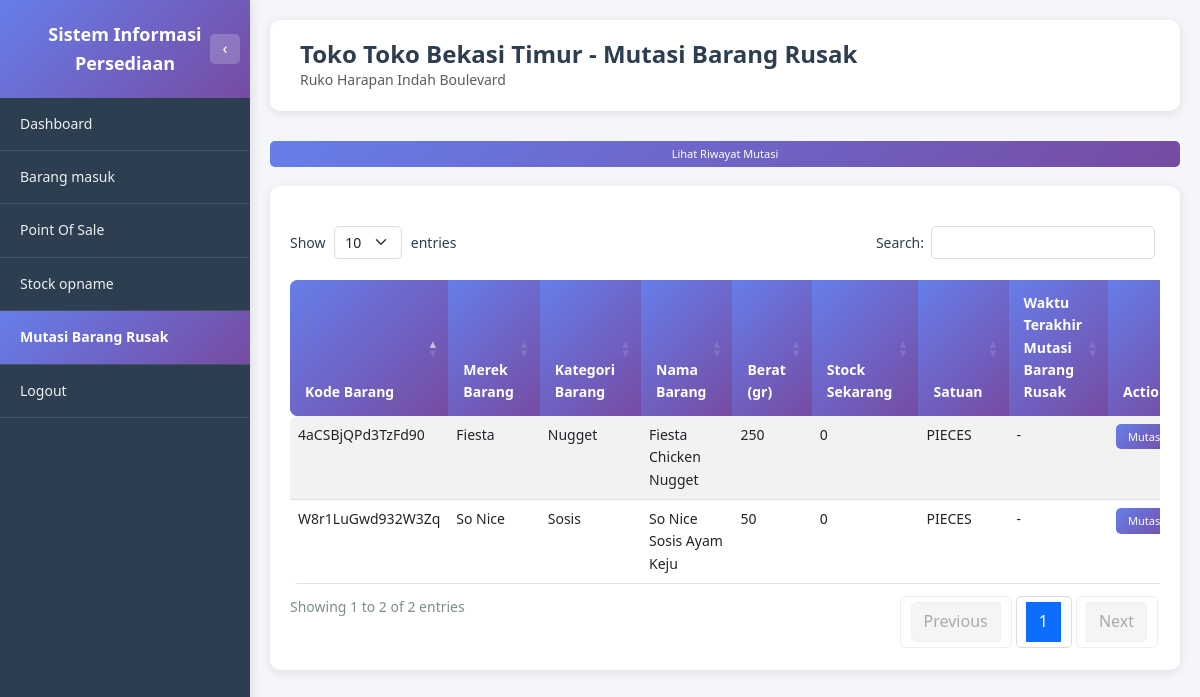
Page /toko/mutasi_barang_rusak.php (signed in) on the committed database.
### tables this page shows
CREATE TABLE USERS (
         ID_USERS               VARCHAR(8) NOT NULL,
         KD_LOKASI              VARCHAR(8),
         NAMA                   VARCHAR(256),
         USERNAME               VARCHAR(256),
         PASSWORD               VARCHAR(256),
         STATUS                 ENUM('AKTIF', 'TIDAK AKTIF'),
         PRIMARY KEY (ID_USERS)
      );

CREATE TABLE MASTER_LOKASI (
         KD_LOKASI            VARCHAR(8) NOT NULL,
         NAMA_LOKASI          VARCHAR(256),
         TYPE_LOKASI          ENUM('gudang', 'toko'),
         ALAMAT_LOKASI        VARCHAR(256),
         MAX_STOCK_TOTAL      INT,
         SATUAN               ENUM('PIECES', 'DUS'),
         STATUS               ENUM('AKTIF', 'TIDAK AKTIF'),
         PRIMARY KEY (KD_LOKASI)
      );

CREATE TABLE STOCK (
         KD_BARANG              VARCHAR(16) NOT NULL,
         KD_LOKASI              VARCHAR(8) NOT NULL,
         UPDATED_BY             VARCHAR(8),
         JUMLAH_BARANG          INT,
         JUMLAH_MIN_STOCK       INT,
         JUMLAH_MAX_STOCK       INT,
         SATUAN                 ENUM('PIECES', 'DUS'),
         LAST_UPDATED           TIMESTAMP DEFAULT CURRENT_TIMESTAMP ON UPDATE CURRENT_TIMESTAMP,
         PRIMARY KEY (KD_BARANG, KD_LOKASI)
      );

CREATE TABLE MASTER_BARANG (
         KD_BARANG                    VARCHAR(16) NOT NULL,
         KD_KATEGORI_BARANG           VARCHAR(8),
         KD_SUPPLIER                  VARCHAR(8),
         KD_MEREK_BARANG              VARCHAR(8),
         NAMA_BARANG                  VARCHAR(256),
         BERAT                        INT,
         AVG_HARGA_BELI_PIECES        DECIMAL(20,2),
         HARGA_JUAL_BARANG_PIECES     DECIMAL(20,2),
         SATUAN_PERDUS                INT,
         GAMBAR_BARANG                VARCHAR(512),
         LAST_UPDATED                 TIMESTAMP DEFAULT CURRENT_TIMESTAMP ON UPDATE CURRENT_TIMESTAMP,
         STATUS                       ENUM('AKTIF', 'TIDAK AKTIF'),
         PRIMARY KEY (KD_BARANG)
      );

### toko/mutasi_barang_rusak.php (the view, shortened to what this page needs)
<?php
require_once '../dbconnect.php';
$user_id = $_SESSION['user_id'];
$query_user = "SELECT u.ID_USERS, u.KD_LOKASI, ml.NAMA_LOKASI
               FROM USERS u
               LEFT JOIN MASTER_LOKASI ml ON u.KD_LOKASI = ml.KD_LOKASI
               WHERE u.ID_USERS = ?";
$stmt_user = $conn->prepare($query_user);
$stmt_user->bind_param("s", $user_id);
$stmt_user->execute();
$result_user = $stmt_user->get_result();
$user_data = $result_user->fetch_assoc();
$kd_lokasi = $user_data['KD_LOKASI'];
$nama_lokasi = $user_data['NAMA_LOKASI'] ?? 'Toko';
$query_alamat = "SELECT ALAMAT_LOKASI FROM MASTER_LOKASI WHERE KD_LOKASI = ?";
$stmt_alamat = $conn->prepare($query_alamat);
$stmt_alamat->bind_param("s", $kd_lokasi);
$stmt_alamat->execute();
$result_alamat = $stmt_alamat->get_result();
$alamat_lokasi = $result_alamat->num_rows > 0 ? $result_alamat->fetch_assoc()['ALAMAT_LOKASI'] : '';
$query_stock = "SELECT
    s.KD_BARANG,
    mb.NAMA_BARANG,
    mb.BERAT,
    COALESCE(mm.NAMA_MEREK, '-') as NAMA_MEREK,
    COALESCE(mk.NAMA_KATEGORI, '-') as NAMA_KATEGORI,
    s.JUMLAH_BARANG as STOCK_SEKARANG,
    s.SATUAN,
    (
        SELECT MAX(mbr.WAKTU_MUTASI)
        FROM MUTASI_BARANG_RUSAK mbr
        WHERE mbr.KD_BARANG = s.KD_BARANG AND mbr.KD_LOKASI = s.KD_LOKASI
    ) as WAKTU_TERAKHIR_MUTASI
FROM STOCK s
INNER JOIN MASTER_BARANG mb ON s.KD_BARANG = mb.KD_BARANG
LEFT JOIN MASTER_MEREK mm ON mb.KD_MEREK_BARANG = mm.KD_MEREK_BARANG
LEFT JOIN MASTER_KATEGORI_BARANG mk ON mb.KD_KATEGORI_BARANG = mk.KD_KATEGORI_BARANG
WHERE s.KD_LOKASI = ?
ORDER BY s.KD_BARANG ASC";
$stmt_stock = $conn->prepare($query_stock);
$stmt_stock->bind_param("s", $kd_lokasi);
$stmt_stock->execute();
$result_stock = $stmt_stock->get_result();
function formatWaktuTerakhirMutasi($waktu) {
    if (empty($waktu) || $waktu == null) {
        return '-';
    }
    $timezone = new DateTimeZone('Asia/Jakarta');
    $date = new DateTime($waktu, $timezone);
    $waktu_formatted = $date->format('d/m/Y H:i') . ' WIB';
    $selisih_text = '';
    return $waktu_formatted . ' (' . $selisih_text . ')';
}
?>
<!DOCTYPE html>
<html lang="id">
<head>
    <link href="https://cdn.jsdelivr.net/npm/bootstrap@5.3.0/dist/css/bootstrap.min.css" rel="stylesheet">
    <link href="https://cdn.datatables.net/1.13.7/css/dataTables.bootstrap5.min.css" rel="stylesheet">
    <link href="https://cdn.jsdelivr.net/npm/sweetalert2@11/dist/sweetalert2.min.css" rel="stylesheet">
    <link href="../assets/css/style.css" rel="stylesheet">
</head>
<body class="dashboard-body">
    <?php include 'includes/sidebar.php'; ?>
    <div class="main-content">
        <div class="page-header">
            <h1 class="page-title">Toko <?php echo htmlspecialchars($nama_lokasi); ?> - Mutasi Barang Rusak</h1>
            <?php if (!empty($alamat_lokasi)): ?>
                <p class="text-muted mb-0"><?php echo htmlspecialchars($alamat_lokasi); ?></p>
            <?php endif; ?>
        </div>
        <div class="mb-3">
            <button class="btn-view btn-sm" onclick="lihatRiwayatMutasi()">Lihat Riwayat Mutasi</button>
        </div>
        <div class="table-section">
            <div class="table-responsive">
                <table id="tableMutasiBarangRusak" class="table table-custom table-striped table-hover">
                    <thead>
                        <tr>
                            <th>Kode Barang</th>
                            <th>Merek Barang</th>
                            <th>Kategori Barang</th>
                            <th>Nama Barang</th>
                            <th>Berat (gr)</th>
                            <th>Stock Sekarang</th>
                            <th>Satuan</th>
                            <th>Waktu Terakhir Mutasi Barang Rusak</th>
                            <th>Action</th>
                        </tr>
                    </thead>
                    <tbody>
                        <?php if ($result_stock && $result_stock->num_rows > 0): ?>
                            <?php while ($row = $result_stock->fetch_assoc()): ?>
                                <tr>
                                    <td><?php echo htmlspecialchars($row['KD_BARANG']); ?></td>
                                    <td><?php echo htmlspecialchars($row['NAMA_MEREK']); ?></td>
                                    <td><?php echo htmlspecialchars($row['NAMA_KATEGORI']); ?></td>
                                    <td><?php echo htmlspecialchars($row['NAMA_BARANG']); ?></td>
                                    <td><?php echo number_format($row['BERAT'], 0, ',', '.'); ?></td>
                                    <td><?php echo number_format($row['STOCK_SEKARANG'], 0, ',', '.'); ?></td>
                                    <td><?php echo htmlspecialchars($row['SATUAN']); ?></td>
                                    <td><?php echo formatWaktuTerakhirMutasi($row['WAKTU_TERAKHIR_MUTASI']); ?></td>
                                    <td>
                                        <button class="btn-view btn-sm" onclick="bukaModalMutasi('<?php echo htmlspecialchars($row['KD_BARANG']); ?>', '<?php echo htmlspecialchars($row['NAMA_MEREK']); ?>', '<?php echo htmlspecialchars($row['NAMA_KATEGORI']); ?>', '<?php echo htmlspecialchars($row['NAMA_BARANG']); ?>', <?php echo $row['BERAT']; ?>, <?php echo $row['STOCK_SEKARANG']; ?>, '<?php echo htmlspecialchars($row['SATUAN']); ?>')">Mutasi</button>
                                    </td>
                                </tr>
                            <?php endwhile; ?>
                        <?php else: ?>
                            <tr>
                                <td colspan="9" class="text-center text-muted">Tidak ada data stock</td>
                            </tr>
                        <?php endif; ?>
                    </tbody>
                </table>
            </div>
        </div>
    </div>
</body>
</html>

### assets/css/style.css (style rules this page uses)
* { margin: 0; padding: 0; box-sizing: border-box; }
:root { --font-family-primary: 'Segoe UI', Tahoma, Geneva, Verdana, sans-serif; --font-size-base: 14px; --font-size-small: 12px; --font-size-large: 16px; --font-size-title: 24px; --font-size-heading: 18px; --font-weight-normal: 400; --font-weight-medium: 500; --font-weight-bold: 600; }
body { font-family: var(--font-family-primary); font-size: var(--font-size-base); line-height: 1.6; }
:root { --color-primary: #667eea; --color-primary-dark: #764ba2; --color-primary-gradient: linear-gradient(135deg, #667eea 0%, #764ba2 100%); --color-text-primary: #2c3e50; --color-text-secondary: #7f8c8d; --color-text-muted: #666; --color-text-light: #ecf0f1; --color-bg-primary: #f5f6fa; --color-bg-secondary: #ffffff; --color-bg-dark: #2c3e50; --color-bg-gradient: linear-gradient(135deg, #667eea 0%, #764ba2 100%); --color-border: #ddd; --color-border-light: #ecf0f1; --color-success: #27ae60; --color-warning: #f39c12; --color-danger: #e74c3c; --color-info: #3498db; --shadow-sm: 0 2px 10px rgba(0, 0, 0, 0.1); --shadow-md: 0 4px 15px rgba(0, 0, 0, 0.1); --shadow-lg: 0 10px 40px rgba(0, 0, 0, 0.2); }
body { background: var(--color-bg-gradient); min-height: 100vh; }
body.dashboard-body { background: var(--color-bg-primary); }
.main-content { margin-left: 250px; min-height: 100vh; background: var(--color-bg-primary); padding: 20px; transition: margin-left 0.3s ease; width: calc(100% - 250px); box-sizing: border-box; }
.page-header { background: var(--color-bg-secondary); padding: 20px 30px; border-radius: 10px; margin-bottom: 30px; box-shadow: var(--shadow-sm); }
.page-title { font-size: var(--font-size-title); font-weight: var(--font-weight-bold); color: var(--color-text-primary); margin: 0; }
.table-custom { border-radius: 8px; overflow: hidden; }
.table-custom thead { background: var(--color-primary-gradient); color: white; }
.table-custom thead th { border: none; padding: 12px 15px; font-weight: var(--font-weight-bold); }
.table-custom tbody tr { transition: background-color 0.2s; }
.table-section { background: var(--color-bg-secondary); padding: 20px; border-radius: 10px; margin-bottom: 30px; box-shadow: var(--shadow-sm); width: 100%; box-sizing: border-box; }
.table-section .table-responsive { width: 100%; overflow-x: auto; }
.table-section table { width: 100% !important; table-layout: auto; }
.btn-view { background: var(--color-primary-gradient); border: none; color: white; padding: 6px 15px; border-radius: 5px; font-size: var(--font-size-small); font-weight: var(--font-weight-medium); cursor: pointer; transition: all 0.2s ease; white-space: nowrap; }
.btn-view.btn-sm { padding: 4px 10px; font-size: 11px; width: 100%; margin-bottom: 3px; }
.dataTables_wrapper .table-custom { margin-top: 0; width: 100% !important; }
.dataTables_wrapper .table-custom thead th { background: var(--color-primary-gradient); color: white; border: none; padding: 12px 15px; font-weight: var(--font-weight-bold); }

### rows in the picture
users: KD_LOKASI.NAMA_LOKASI "Toko Bekasi Timur"
master_lokasi: ALAMAT_LOKASI "Ruko Harapan Indah Boulevard"
stock: KD_BARANG "4aCSBjQPd3TzFd90", NAMA_MEREK "Fiesta", NAMA_KATEGORI "Nugget", KD_BARANG.NAMA_BARANG "Fiesta Chicken Nugget", KD_BARANG.BERAT "250", JUMLAH_BARANG "0", SATUAN "PIECES", WAKTU_TERAKHIR_MUTASI "-"
stock: KD_BARANG "W8r1LuGwd932W3Zq", NAMA_MEREK "So Nice", NAMA_KATEGORI "Sosis", KD_BARANG.NAMA_BARANG "So Nice Sosis Ayam Keju", KD_BARANG.BERAT "50", JUMLAH_BARANG "0", SATUAN "PIECES", WAKTU_TERAKHIR_MUTASI "-"
